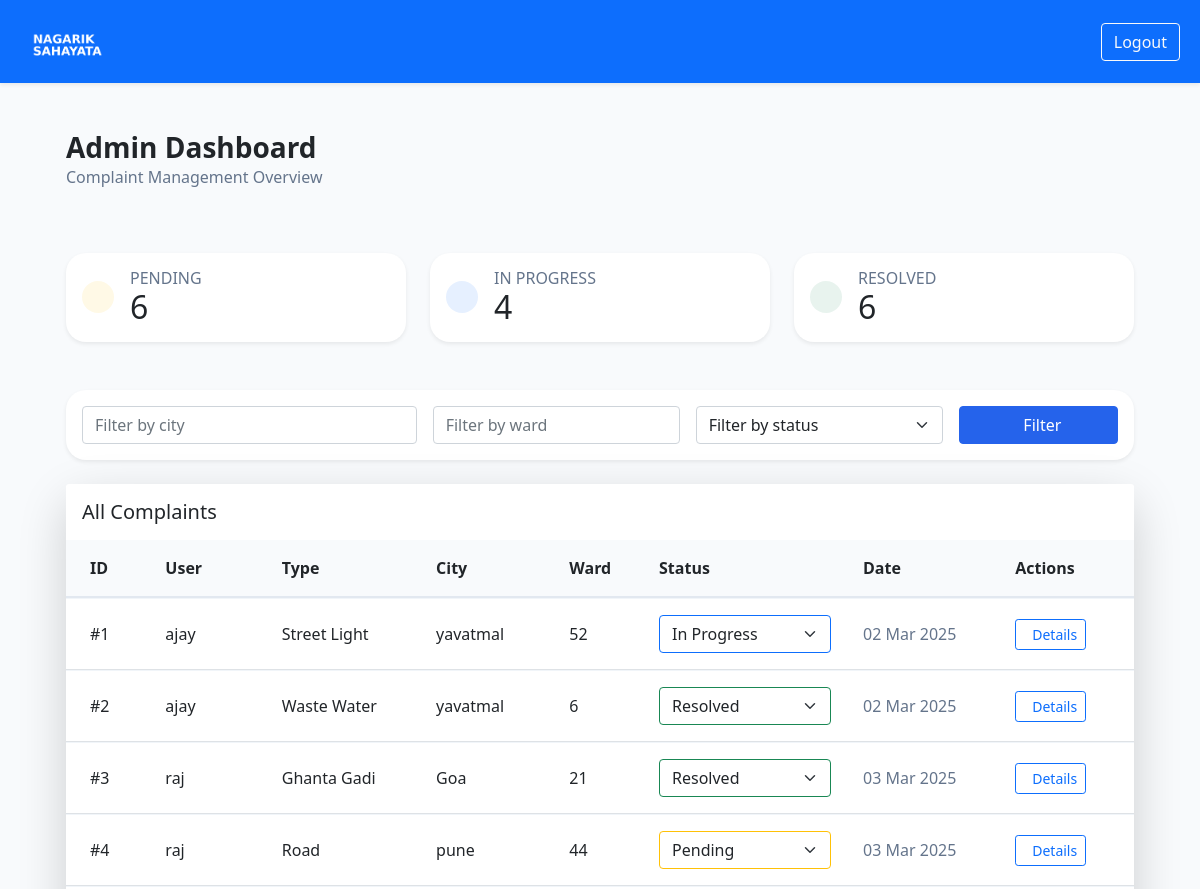
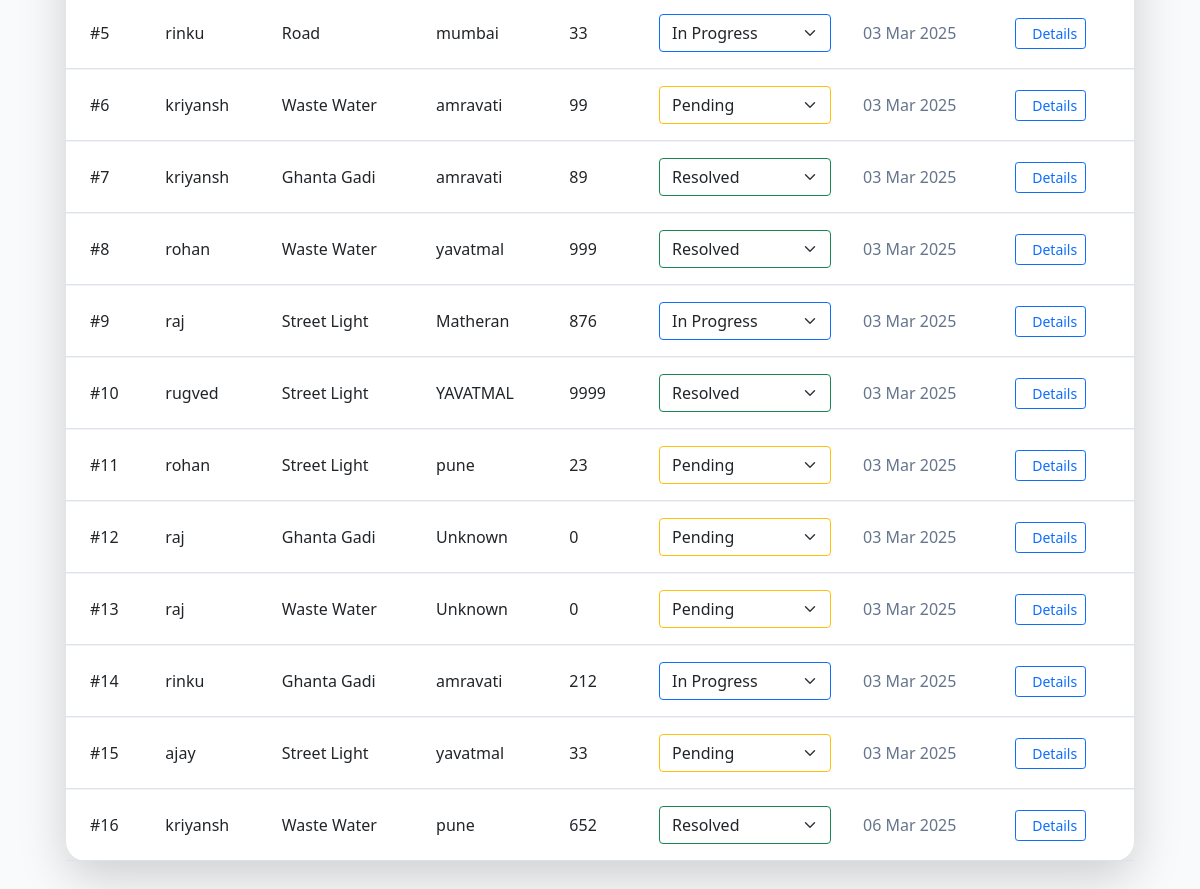
Page /admin-dashboard/ (signed in) on the committed database (2 pictures, top to bottom).
### complaints/models.py (models this page shows, shortened)
class Complaint(models.Model):
    COMPLAINT_TYPES = (
        ('street_light', 'Street Light'),
        ('ghanta_gadi', 'Ghanta Gadi'),
        ('waste_water', 'Waste Water'),
        ('road', 'Road'),
    )
    STATUS_CHOICES = (
        ('pending', 'Pending'),
        ('in_progress', 'In Progress'),
        ('resolved', 'Resolved'),
    )
    user = models.ForeignKey(User, on_delete=models.CASCADE)
    complaint_type = models.CharField(max_length=50, choices=COMPLAINT_TYPES,default="General")
    city = models.CharField(
        max_length=100,
        default='Unknown',  # Default value added
        blank=False,
        null=False
    )
    ward_number = models.IntegerField(
        default=0,  # Default value added
        blank=False,
        null=False
    )
    landmark = models.CharField(max_length=255, blank=True, null=True)
    description = models.TextField()
    created_at = models.DateTimeField(auto_now_add=True)
    status = models.CharField(
        max_length=20,
        choices=STATUS_CHOICES,
        default='pending'
    )

### complaints/views.py (the view)
# urls.py: path('admin-dashboard/', views.admin_dashboard, name='admin_dashboard'),
@login_required
def admin_dashboard(request):
    complaints = Complaint.objects.all()  # Fetch all complaints by default
    if request.method == 'GET':
        city = request.GET.get('city')
        ward = request.GET.get('ward')
        status = request.GET.get('status')
        if city:
            complaints = complaints.filter(city__icontains=city)
        if ward:
            complaints = complaints.filter(ward_number=ward)
        if status:
            complaints = complaints.filter(status=status)
    status_counts = {
        'pending': complaints.filter(status='pending').count(),
        'in_progress': complaints.filter(status='in_progress').count(),
        'resolved': complaints.filter(status='resolved').count(),
    }
    context = {
        'complaints': complaints,
        'status_counts': status_counts,
        'STATUS_CHOICES': Complaint.STATUS_CHOICES,  # Pass STATUS_CHOICES to the template
    }
    return render(request, 'admin_dashboard.html', context)

### complaints/templates/admin_dashboard.html (shortened to what this page needs)
{% extends 'base.html' %}
{% block content %}
<div class="container-fluid px-4">
    <div class="d-flex justify-content-between align-items-center mb-5">
        <div>
            <h1 class="h3 fw-bold mb-0">Admin Dashboard</h1>
            <p class="text-muted">Complaint Management Overview</p>
        </div>
    </div>
    <div class="row g-4 mb-5">
        <div class="col-xl-4 col-md-6">
            <div class="card border-0 shadow-sm h-100">
                <div class="card-body">
                    <div class="d-flex align-items-center">
                        <div class="bg-warning bg-opacity-10 p-3 rounded-circle me-3">
                        </div>
                        <div>
                            <h6 class="text-uppercase text-muted mb-0">Pending</h6>
                            <h2 class="mb-0">{{ status_counts.pending }}</h2>
                        </div>
                    </div>
                </div>
            </div>
        </div>
        <div class="col-xl-4 col-md-6">
            <div class="card border-0 shadow-sm h-100">
                <div class="card-body">
                    <div class="d-flex align-items-center">
                        <div class="bg-primary bg-opacity-10 p-3 rounded-circle me-3">
                        </div>
                        <div>
                            <h6 class="text-uppercase text-muted mb-0">In Progress</h6>
                            <h2 class="mb-0">{{ status_counts.in_progress }}</h2>
                        </div>
                    </div>
                </div>
            </div>
        </div>
        <div class="col-xl-4 col-md-6">
            <div class="card border-0 shadow-sm h-100">
                <div class="card-body">
                    <div class="d-flex align-items-center">
                        <div class="bg-success bg-opacity-10 p-3 rounded-circle me-3">
                        </div>
                        <div>
                            <h6 class="text-uppercase text-muted mb-0">Resolved</h6>
                            <h2 class="mb-0">{{ status_counts.resolved }}</h2>
                        </div>
                    </div>
                </div>
            </div>
        </div>
    </div>
<div class="card border-0 shadow-sm mb-4">
    <div class="card-body">
        <form method="get" class="row g-3">
            <div class="col-md-4">
                <input type="text" name="city" class="form-control" placeholder="Filter by city" value="{{ request.GET.city }}">
            </div>
            <div class="col-md-3">
                <input type="number" name="ward" class="form-control" placeholder="Filter by ward" value="{{ request.GET.ward }}">
            </div>
            <div class="col-md-3">
                <select name="status" class="form-select">
                    <option value="">Filter by status</option>
                </select>
            </div>
            <div class="col-md-2">
                <button type="submit" class="btn btn-primary w-100">Filter</button>
            </div>
        </form>
    </div>
</div>
    <div class="card border-0 shadow-lg">
        <div class="card-header bg-white border-0 py-3">
            <h5 class="mb-0 fw-semibold">All Complaints</h5>
        </div>
        <div class="card-body p-0">
            <div class="table-responsive">
                <table class="table table-hover align-middle mb-0">
                    <thead class="bg-light">
                        <tr>
                            <th class="ps-4">ID</th>
                            <th>User</th>
                            <th>Type</th>
                            <th>City</th>
                            <th>Ward</th>
                            <th>Status</th>
                            <th>Date</th>
                            <th class="pe-4">Actions</th>
                        </tr>
                    </thead>
                    <tbody>
                        {% for complaint in complaints %}
                        <tr>
                            <td class="ps-4 fw-medium">#{{ complaint.id }}</td>
                            <td>{{ complaint.user.username }}</td>
                            <td>{{ complaint.get_complaint_type_display }}</td>
                            <td>{{ complaint.city }}</td>
                            <td>{{ complaint.ward_number }}</td>
                            <td>
                                <select class="form-select status-select {% if complaint.status == 'pending' %}border-warning
                                    {% elif complaint.status == 'in_progress' %}border-primary
                                    {% else %}border-success{% endif %}"
                                    data-id="{{ complaint.id }}">
                                    {% for status in complaint.STATUS_CHOICES %}
                                    <option value="{{ status.0 }}"
                                        {% if complaint.status == status.0 %}selected{% endif %}>
                                        {{ status.1 }}
                                    </option>
                                    {% endfor %}
                                </select>
                            </td>
                            <td class="text-muted">{{ complaint.created_at|date:"d M Y" }}</td>
                            <td class="pe-4">
                                <a href="{% url 'complaint_detail' complaint.id %}"
                                   class="btn btn-outline-primary btn-sm">
                                   Details
                                </a>
                            </td>
                        </tr>
                        {% empty %}
                        <tr>
                            <td colspan="8" class="text-center py-4">No complaints found</td>
                        </tr>
                        {% endfor %}
                    </tbody>
                </table>
            </div>
        </div>
    </div>
</div>
{% endblock %}

### complaints/static/css/style.css (style rules this page uses)
:root { --primary-color: #2563eb; --primary-hover: #1d4ed8; }
.btn-primary { background-color: var(--primary-color); border-color: var(--primary-color); }
.card { border-radius: 1.25rem; }
.text-muted { color: #64748b !important; }
.bg-light { background-color: #f8fafc !important; }
.table { border-collapse: separate; border-spacing: 0; }
.table thead th { border-bottom: 2px solid #e2e8f0; border-top: none; }
.table td, .table th { padding: 1rem; vertical-align: middle; border-top: 1px solid #f1f5f9; }

### rows in the picture
Complaint: id "1", user.username "ajay", complaint_type "Street Light", city "yavatmal", ward_number "52", status+id "In Progress", created_at "02 Mar 2025"
Complaint: id "2", user.username "ajay", complaint_type "Waste Water", city "yavatmal", ward_number "6", status+id "Resolved", created_at "02 Mar 2025"
Complaint: id "3", user.username "raj", complaint_type "Ghanta Gadi", city "Goa", ward_number "21", status+id "Resolved", created_at "03 Mar 2025"
Complaint: id "4", user.username "raj", complaint_type "Road", city "pune", ward_number "44", status+id "Pending", created_at "03 Mar 2025"
Complaint: id "5", user.username "rinku", complaint_type "Road", city "mumbai", ward_number "33", status+id "In Progress", created_at "03 Mar 2025"
Complaint: id "6", user.username "kriyansh", complaint_type "Waste Water", city "amravati", ward_number "99", status+id "Pending", created_at "03 Mar 2025"
Complaint: id "7", user.username "kriyansh", complaint_type "Ghanta Gadi", city "amravati", ward_number "89", status+id "Resolved", created_at "03 Mar 2025"
Complaint: id "8", user.username "rohan", complaint_type "Waste Water", city "yavatmal", ward_number "999", status+id "Resolved", created_at "03 Mar 2025"
Complaint: id "9", user.username "raj", complaint_type "Street Light", city "Matheran", ward_number "876", status+id "In Progress", created_at "03 Mar 2025"
Complaint: id "10", user.username "rugved", complaint_type "Street Light", city "YAVATMAL", ward_number "9999", status+id "Resolved", created_at "03 Mar 2025"
Complaint: id "11", user.username "rohan", complaint_type "Street Light", city "pune", ward_number "23", status+id "Pending", created_at "03 Mar 2025"
Complaint: id "12", user.username "raj", complaint_type "Ghanta Gadi", city "Unknown", ward_number "0", status+id "Pending", created_at "03 Mar 2025"
Complaint: id "13", user.username "raj", complaint_type "Waste Water", city "Unknown", ward_number "0", status+id "Pending", created_at "03 Mar 2025"
Complaint: id "14", user.username "rinku", complaint_type "Ghanta Gadi", city "amravati", ward_number "212", status+id "In Progress", created_at "03 Mar 2025"
Complaint: id "15", user.username "ajay", complaint_type "Street Light", city "yavatmal", ward_number "33", status+id "Pending", created_at "03 Mar 2025"
Complaint: id "16", user.username "kriyansh", complaint_type "Waste Water", city "pune", ward_number "652", status+id "Resolved", created_at "06 Mar 2025"

### other values in the picture
{{ status_counts.pending }} "6"
{{ status_counts.in_progress }} "4"
{{ status_counts.resolved }} "6"
